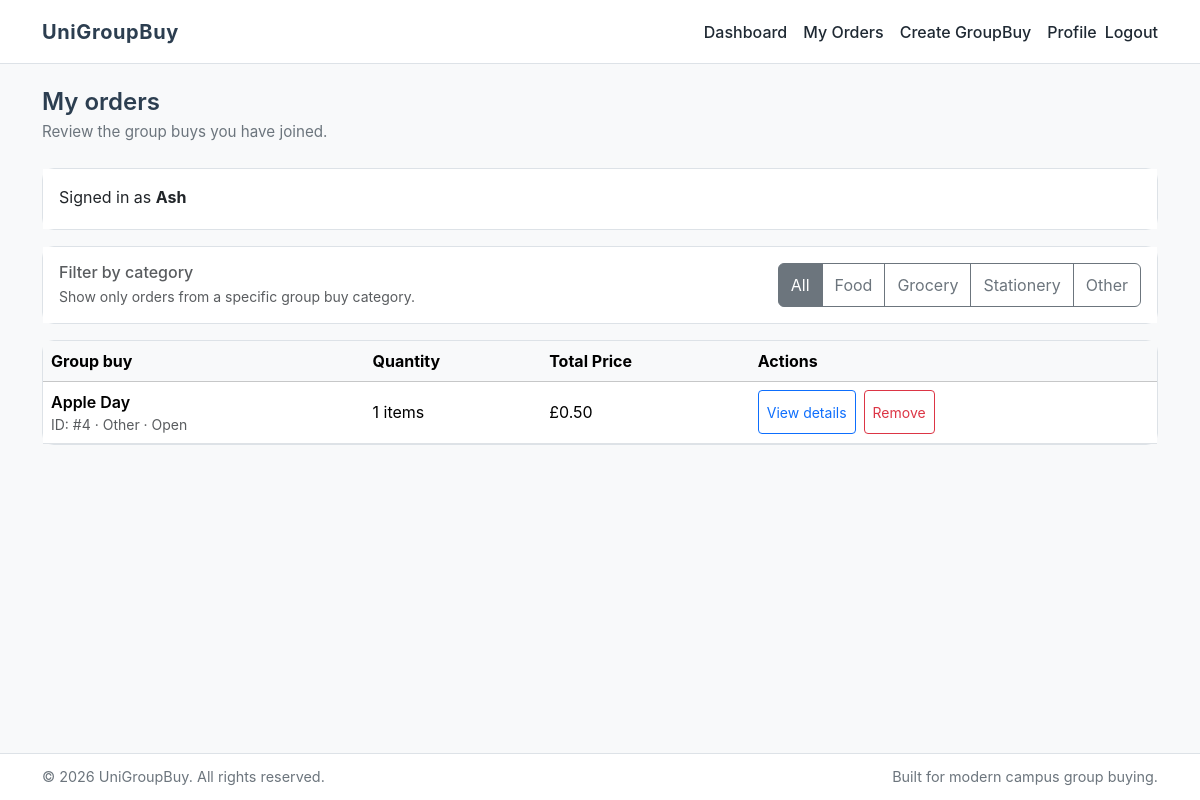
/orders/ (signed in), run on the app's committed database.
### groupbuy/models.py (models this page shows, shortened)
class Order(models.Model):
    user = models.ForeignKey(User, on_delete=models.CASCADE)
    groupbuy = models.ForeignKey(GroupBuy, on_delete=models.CASCADE)
    quantity = models.IntegerField()
    created_at = models.DateTimeField(auto_now_add=True)
    class Meta:
        constraints = [
            models.UniqueConstraint(
                fields=["user", "groupbuy"],
                name="uniq_order_user_groupbuy",
            ),
        ]

class GroupBuy(models.Model):
    CATEGORY_FOOD = "Food"
    CATEGORY_GROCERY = "Grocery"
    CATEGORY_STATIONERY = "Stationery"
    CATEGORY_OTHER = "Other"
    CATEGORY_CHOICES = [
        (CATEGORY_FOOD, "Food"),
        (CATEGORY_GROCERY, "Grocery"),
        (CATEGORY_STATIONERY, "Stationery"),
        (CATEGORY_OTHER, "Other"),
    ]
    STATUS_OPEN = "open"
    STATUS_ORDERED = "ordered"
    STATUS_CLOSED = "closed"
    STATUS_CHOICES = [
        (STATUS_OPEN, "Open"),
        (STATUS_ORDERED, "Ordered"),
        (STATUS_CLOSED, "Closed"),
    ]
    title = models.CharField(max_length=200)
    store_name = models.CharField(max_length=200, blank=True, null=True)
    category = models.CharField(max_length=20, choices=CATEGORY_CHOICES, blank=True, null=True)
    deadline = models.DateTimeField(blank=True, null=True)
    pickup_instructions = models.TextField(blank=True, null=True)
    description = models.TextField(blank=True, null=True)
    price = models.DecimalField(max_digits=8, decimal_places=2)
    target_quantity = models.IntegerField()
    status = models.CharField(max_length=20, choices=STATUS_CHOICES, default=STATUS_OPEN)
    created_by = models.ForeignKey(User, on_delete=models.CASCADE)
    created_at = models.DateTimeField(auto_now_add=True)

### mysite/views.py (the view)
# urls.py: path('orders/', views.my_orders, name="my_orders"),
@login_required
def my_orders(request):
    selected_category = (request.GET.get("category") or "").strip()
    orders = Order.objects.filter(user=request.user).select_related("groupbuy").order_by("-id")
    if selected_category and selected_category in dict(GroupBuy.CATEGORY_CHOICES):
        orders = orders.filter(groupbuy__category=selected_category)
    for order in orders:
        order.total_price = (order.groupbuy.price * Decimal(order.quantity)).quantize(Decimal("0.01"))
    return render(request, "my_orders.html", {
        "orders": orders,
        "selected_category": selected_category,
        "category_choices": GroupBuy.CATEGORY_CHOICES,
    })

### templates/my_orders.html (shortened to what this page needs)
{% extends "base.html" %}
{% block content %}
<section class="mb-4">
    <div class="d-flex flex-column flex-md-row justify-content-between align-items-start align-items-md-center gap-3">
        <div>
            <h1 class="page-header-title mb-1">My orders</h1>
            <p class="page-header-subtitle mb-0">Review the group buys you have joined.</p>
        </div>
    </div>
</section>
<section aria-label="My orders list">
    <div class="card mb-3">
        <div class="card-body d-flex flex-column flex-md-row justify-content-between align-items-start align-items-md-center gap-3">
            <div>
                <p class="mb-1">Signed in as <strong>{{ request.user.username }}</strong></p>
            </div>
        </div>
    </div>
    <div class="card mb-3">
        <div class="card-body d-flex flex-column flex-md-row justify-content-between align-items-start align-items-md-center gap-3">
            <div>
                <h2 class="h6 text-muted mb-1">Filter by category</h2>
                <p class="small text-muted mb-0">Show only orders from a specific group buy category.</p>
            </div>
            <div class="btn-group" role="group" aria-label="Filter my orders by category">
                <a href="{% url 'my_orders' %}" class="btn btn-outline-secondary {% if not selected_category %}active{% endif %}">All</a>
                {% for value, label in category_choices %}
                <a
                    href="{% url 'my_orders' %}?category={{ value }}"
                    class="btn btn-outline-secondary {% if selected_category == value %}active{% endif %}"
                >
                    {{ label }}
                </a>
                {% endfor %}
            </div>
        </div>
    </div>
    <div class="card">
        <div class="card-body p-0">
            <div class="table-responsive">
                <table class="table align-middle mb-0">
                    <thead class="table-light">
                        <tr>
                            <th scope="col">Group buy</th>
                            <th scope="col">Quantity</th>
                            <th scope="col">Total Price</th>
                            <th scope="col">Actions</th>
                        </tr>
                    </thead>
                    <tbody>
                        {% for order in orders %}
                        <tr>
                            <td>
                                <div class="fw-semibold">{{ order.groupbuy.title }}</div>
                                <div class="small text-muted">
                                    ID: #{{ order.groupbuy.id }}
                                    · {{ order.groupbuy.category|default:"Other" }}
                                    · {{ order.groupbuy.get_status_display|default:"Open" }}
                                </div>
                            </td>
                            <td>{{ order.quantity }} items</td>
                            <td>£{{ order.total_price }}</td>
                            <td>
                                <div class="d-flex flex-wrap gap-2">
                                    <a href="{% url 'groupbuy_detail' order.groupbuy.id %}" class="btn btn-sm btn-outline-primary">View details</a>
                                    <form method="post" action="{% url 'delete_order' order.id %}" class="d-inline">
                                        <button type="submit" class="btn btn-sm btn-outline-danger">Remove</button>
                                    </form>
                                </div>
                            </td>
                        </tr>
                        {% endfor %}
                    </tbody>
                </table>
            </div>
        </div>
    </div>
</section>
{% endblock %}

### static/css/style.css (style rules this page uses)
:root { --color-primary: #2c3e50; --color-accent: #3498db; --color-background: #f8f9fa; --color-surface: #ffffff; --color-border-subtle: #dde2e7; --color-text-main: #1f2933; --color-text-muted: #6c757d; --color-focus-ring: #1d72f3; --app-footer-height: 64px; }
*, *::before, *::after { box-sizing: border-box; }
html { scroll-behavior: smooth; }
body { margin: 0; min-height: 100vh; padding-bottom: var(--app-footer-height); font-family: "Inter", -apple-system, BlinkMacSystemFont, "Segoe UI", system-ui, sans-serif; background-color: var(--color-background); color: var(--color-text-main); text-rendering: optimizeLegibility; -webkit-font-smoothing: antialiased; }
a { color: var(--color-accent); text-decoration: none; }
.btn { min-height: 44px; min-width: 44px; display: inline-flex; align-items: center; justify-content: center; }
.page-header-title { font-size: 1.5rem; font-weight: 600; color: var(--color-primary); }
.page-header-subtitle { font-size: 0.95rem; color: var(--color-text-muted); }
.card { border-radius: 0.75rem; border-color: var(--color-border-subtle); transition: box-shadow 0.18s ease, transform 0.18s ease, border-color 0.18s ease; }
.card-body { background-color: var(--color-surface); }

### data on the page
Order: groupbuy "Apple Day", groupbuy.id "4", groupbuy.category "Other", groupbuy.status "Open", quantity "1", total_price "0.50"

### other printed values
{{ request.user.username }} "Ash"
{{ label }} "Food" "Grocery" "Stationery" "Other"
